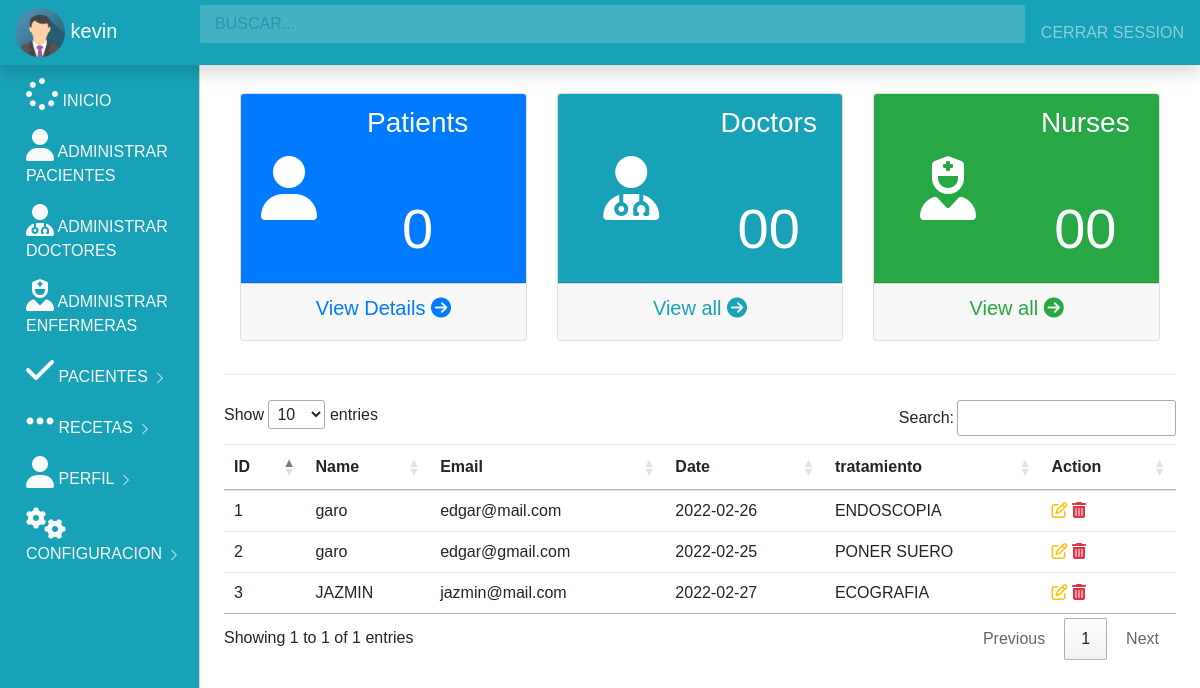
The page /get_all_appointments (signed in) on the database its author committed.
### index.py (models this page shows, shortened)
class User(UserMixin,db.Model):
    id = db.Column(db.Integer,primary_key =True)
    username = db.Column(db.String(100))
    email = db.Column(db.String(100),unique =True)
    password = db.Column(db.String(100))
    doctor = db.Column(db.Boolean)
    admin = db.Column(db.Boolean)
    work = db.Column(db.String(100))
    country = db.Column(db.String(100))
    image = db.Column(db.String(100))
    tratamiento = db.Column(db.String(100))
    @property
    def unhashed_password(self):
         raise AttributeError('cannot view unhased password')
    appointment_by  = db.relationship('Appointments',
    foreign_keys ='Appointments.asked_by_id',
    backref = 'asker',
    lazy=True
    )
    Receive_by  = db.relationship('Notiication',
    foreign_keys ='Notiication.receive_by_id',
    backref = 'reciever',
    lazy=True
    )
    Sender_by  = db.relationship('Notiication',
    foreign_keys ='Notiication.doctor_id',
    backref = 'sender',
    lazy=True
    )
    answers_requested  = db.relationship('Appointments',
    foreign_keys ='Appointments.doctor_id',
    backref = 'expert',
    lazy=True
    )

class Appointments(db.Model):
    id = db.Column(db.Integer,primary_key =True)
    name = db.Column(db.String(100))
    email = db.Column(db.String(100))
    date = db.Column(db.String(100))
    tratamiento = db.Column(db.String(100))
    asked_by_id = db.Column(db.Integer,db.ForeignKey('user.id'))
    doctor_id = db.Column(db.Integer,db.ForeignKey('user.id'))

### index.py (the view)
@app.route('/get_all_appointments')
@login_required
def get_all_appointments():
     admin_appointees = Appointments.query.all()
     owner = User.query.filter_by(email=current_user.email,password=current_user.password,admin=True).first()
     if not owner:
          flash("The logins provided is not an admin!")
          return redirect(url_for('home'))
     else:
          return render_template('get_all_appointments.html' ,appointees = admin_appointees)

### index.py (called while the page is built)
@login_manager.user_loader
def load_user(user_id):
     return User.query.get(int(user_id))

### templates/get_all_appointments.html (shortened to what this page needs)
{% include 'admin_dash.html' %}
{% block body %}
<main role="main" class="col-md-9 ml-sm-auto col-lg-10 px-4">
    <hr>
                 <table class=" table table-hover" id="myTable">
                <thead>
                    <tr>
                    <th>ID</th>
                    <th>Name</th>
                    <th>Email</th>
                    <th>Date</th>
                    <th>tratamiento</th>
                    <th>Action</th>
                </tr>
            </thead>
                {% for row in appointees %}
                <tbody id="myTable" >
                    <tr>
                    <td> {{row.id}}</td>
                    <td> {{row.name}}</td>
                    <td> {{row.email}}</td>
                    <td> {{row.date}}</td>
                    <td> {{row.tratamiento}}</td>
                    <td>
                        <a  class="text-warning" data-toggle="modal" href="/update/{{row.id}}" data-target="#modaledit{{row.id}}">
                            <i class ="	fa fa-edit fa-3"></i>
                        </a>
                        <a href="/delete/{{row.id}}" class="text-danger">
                            <i class ="	fa fa-trash fa-3"></i>
                        </a>
                    </td>
                </tr>
                </tbody>
                {% endfor %}
                 </table>
</main>
{% endblock %}

### templates/admin_dash.html (shortened to what this page needs)
<!doctype html>
<html lang="en">
  <head>
    <link rel="stylesheet" href="https://stackpath.bootstrapcdn.com/bootstrap/4.5.2/css/bootstrap.min.css">
    <link rel="stylesheet" href="./static/css/dashboard.css">
    <link rel="stylesheet" href="https://cdn.datatables.net/1.10.22/css/jquery.dataTables.min.css">
  </head>
  <body> {%block body%}
    <nav class="navbar navbar-dark bg-info fixed-top flex-md-nowrap p-0 shadow">
        <a class="navbar-brand col-sm-3 col-md-2 mr-0" href="#">
          <img src="{{url_for('static', filename ='img_avatar.png')}}" alt="Avatar" style="width:50px;border-radius: 50%;">
          {{current_user.username}}
          </a>
        <input type="text" class="form-control form-control-primary w-100" placeholder="BUSCAR...">
        <ul class=" navbar-nav px-3">
            <li class="nav-item text-nowrap">
                <a class="nav-link" onclick="return confirm('Confirm logout') " href="{{url_for('home')}}">CERRAR SESSION</a>
            </li>
        </ul>
      </nav>
      <div class="container-fluid">
        <div class="row">
            <div class  = "col-md-2 bg-info d-none d-md-block sidebar" style="color:white;">
                <div class="left-sidebar">
                    <ul class="nav flex-column sidebar-nav">
                        <li class="nav-item">
                        <a class="nav-link text-light" href="{{url_for('get_signin_admin')}}">
                          <i class ="fa fa-spinner fa-2x"></i> INICIO
                        </a>
                        </li>
                        <li class="nav-item">
                          <a class="nav-link text-light" href="{{url_for('patients')}}">
                            <i class ="fa fa-user fa-2x"></i> ADMINISTRAR PACIENTES
                      </a>
                    </li>
                    <li class="nav-item">
                      <a class="nav-link text-light" href="{{url_for('doctors')}}">
                        <i class ="fa fa-user-md fa-2x"></i> ADMINISTRAR DOCTORES
                  </a>
                </li>
                <li class="nav-item">
                  <a class="nav-link text-light" href="{{url_for('get_signin_admin')}}">
                    <i class ="fa fa-user-nurse fa-2x"></i> ADMINISTRAR ENFERMERAS
              </a>
            </li>
                        <li class="nav-item">
                          <a class="nav-link text-light" href="{{url_for('get_all_appointments')}}">
                         <i class="fa fa-check fa-2x"></i> PACIENTES
                                     <svg class="bi bi-chevron-right" width="16" height="16" viewBox="0 0 20 20" fill="currentColor" xmlns="http://www.w3.org/2000/svg"><path fill-rule="evenodd" d="M6.646 3.646a.5.5 0 01.708 0l6 6a.5.5 0 010 .708l-6 6a.5.5 0 01-.708-.708L12.293 10 6.646 4.354a.5.5 0 010-.708z"/></svg>
                        </a>
                        </li>
                        <li class="nav-item">
                          <a class="nav-link text-light" href="">
                         <i class="fa fa-ellipsis-h fa-2x"></i> RECETAS
                                     <svg class="bi bi-chevron-right" width="16" height="16" viewBox="0 0 20 20" fill="currentColor" xmlns="http://www.w3.org/2000/svg"><path fill-rule="evenodd" d="M6.646 3.646a.5.5 0 01.708 0l6 6a.5.5 0 010 .708l-6 6a.5.5 0 01-.708-.708L12.293 10 6.646 4.354a.5.5 0 010-.708z"/></svg>
                        </a>
                        </li>
                        <li class="nav-item">
                          <a class="nav-link text-light" href="{{url_for('profile_doctor')}}">
                          <i class="fa fa-user  fa-2x "></i> PERFIL
                            <svg class="bi bi-chevron-right" width="16" height="16" viewBox="0 0 20 20" fill="currentColor" xmlns="http://www.w3.org/2000/svg"><path fill-rule="evenodd" d="M6.646 3.646a.5.5 0 01.708 0l6 6a.5.5 0 010 .708l-6 6a.5.5 0 01-.708-.708L12.293 10 6.646 4.354a.5.5 0 010-.708z"/></svg>
                        </a>
                        </li>
                        <li class="nav-item">
                          <a class="nav-link text-light" href="">
                         <i class="fa fa-cogs fa-2x"></i> CONFIGURACION
                                     <svg class="bi bi-chevron-right" width="16" height="16" viewBox="0 0 20 20" fill="currentColor" xmlns="http://www.w3.org/2000/svg"><path fill-rule="evenodd" d="M6.646 3.646a.5.5 0 01.708 0l6 6a.5.5 0 010 .708l-6 6a.5.5 0 01-.708-.708L12.293 10 6.646 4.354a.5.5 0 010-.708z"/></svg>
                        </a>
                        </li>
                      </ul>
                </div>
            </div>
            <main role="main" class="col-md-9 ml-sm-auto col-lg-10 px-4">
                <h3>Dashboard</h3>
                <div class="container">
                 <div class="row ">
                   <div class="col-md-4">
                     <div class="card text-center">
                       <div class = "card-header bg-primary text-white">
                        <div class="row align-items-center">
                          <div class="col-sm-3">
                            <i class="fa fa-user fa-4x"></i>
                          </div>
                          <div class="col">
                            <h3 >Patients</h3>
                          <br><br>
                            <h6 class ="display-4">0{{rows}}</h6>
                          </div>
                        </div>
                       </div>
                       <div class = "card-footer">
                        <h5>
                          <a  class ="text-primary" href="{{url_for('change_profile')}}" class="text-primary">View Details <i class="fa fa-arrow-circle-right"></i></i></a>
                        </h5>
                       </div>
                     </div>
                   </div>
                   <div class="col-md-4">
                    <div class="card text-center">
                      <div class = "card-header bg-info text-white">
                       <div class="row align-items-center">
                         <div class="col">
                           <i class="fa fa-user-md fa-4x"></i>
                         </div>
                         <div class="col">
                           <h3 >Doctors</h3>
                           <br><br>
                           <h6 class = "display-4" >00</h6>
                         </div>
                       </div>
                      </div>
                      <div class = "card-footer">
                       <h5>
                         <a href="#" class="text-info">View all <i class="fa fa-arrow-circle-right"></i></i></a>
                       </h5>
                      </div>
                    </div>
                  </div>
                  <div class="col-md-4">
                    <div class="card text-center">
                      <div class = "card-header bg-success text-white">
                       <div class="row align-items-center">
                         <div class="col">
                           <i class="fa fa-user-nurse fa-4x"></i>
                         </div>
                         <div class="col">
                           <h3 >Nurses</h3>
                           <br><br>
                           <h6 class = "display-4">00</span></h6>
                         </div>
                       </div>
                      </div>
                      <div class = "card-footer">
                       <h5>
                         <a href="#" class="text-success">View all <i class="fa fa-arrow-circle-right"></i></i></a>
                       </h5>
                      </div>
                    </div>
                  </div>
                 </div>
                    </div>
            </main>
        </div>
      </div>
    {% endblock %}
  </body>
</html>

### static/css/dashboard.css (style rules this page uses)
.form-control-primary { margin: 10px; opacity: 0.2; border-radius: 2px; }
.sidebar { position: fixed; top:0; left:0; bottom:0; z-index:100; padding: 70px 0 0 10px; border-right: 1px solid #d3d3d3; }
.sidebar-nav li .nav-link { color: #333; font-weight: 500; }
body { font-family: Arial, Helvetica, sans-serif; }
* { box-sizing: border-box; }
.container { padding: 16px; background-color: white; }
input[type=text], input[type=password] { width: 100%; padding: 15px; margin: 5px 0 22px 0; display: inline-block; border: none; background: #f1f1f1; }
hr { border: 1px solid #f1f1f1; margin-bottom: 25px; }
a { color: dodgerblue; }

### rows shown on the page
User: username "kevin"
Appointments: id "1", name "garo", email "edgar@mail.com", date "2022-02-26", tratamiento "ENDOSCOPIA"
Appointments: id "2", name "garo", email "edgar@gmail.com", date "2022-02-25", tratamiento "PONER SUERO"
Appointments: id "3", name "JAZMIN", email "jazmin@mail.com", date "2022-02-27", tratamiento "ECOGRAFIA"
